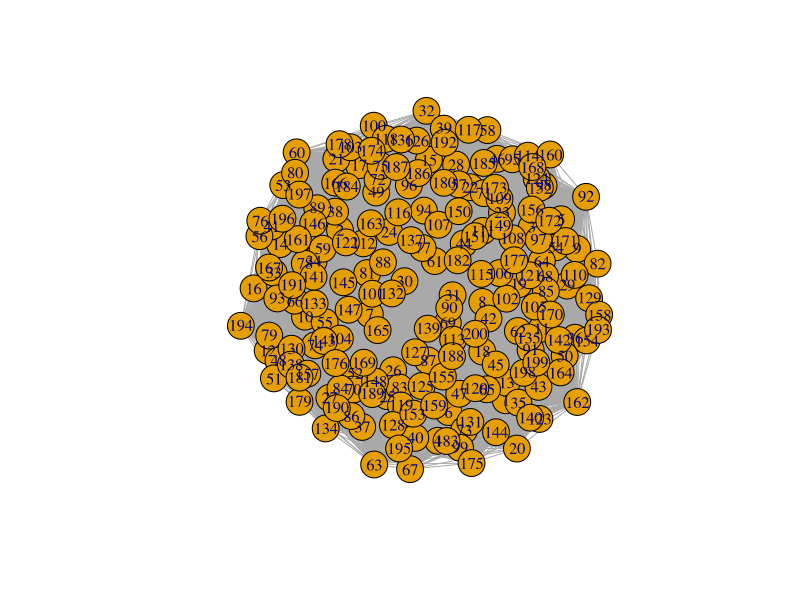
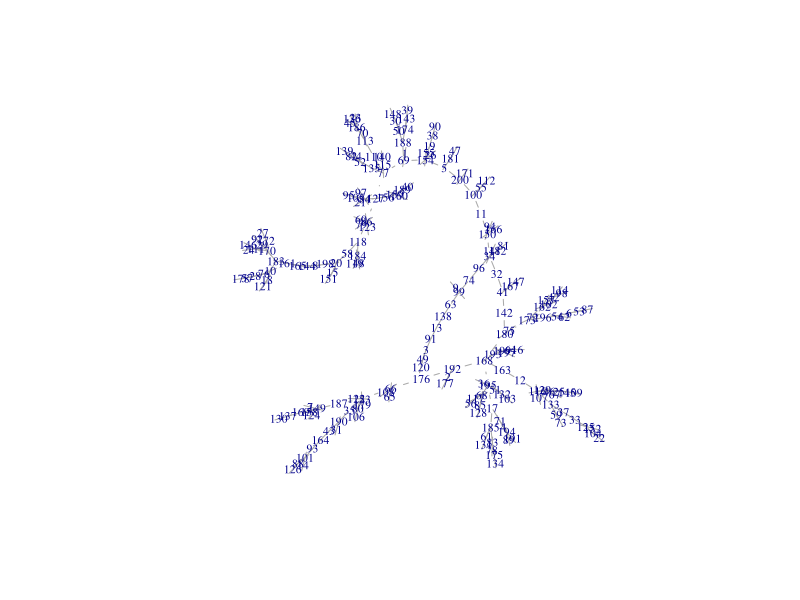

Here is the R script that generated these plots, in order:
## ---- chunk 1
M <- matrix(runif(200*200, min=0, max=100), ncol=200)
diag(M) <- 0
head (M[,1:6])
dim (M)
## ---- chunk 2
library (igraph)
## ---- chunk 3
g <- graph.adjacency(M, mode="undirected" , weighted = TRUE)
## ---- chunk 4
plot (g)
## ---- chunk 5
M <- -M
head (M[,1:6])
## ---- chunk 6
g <- graph.adjacency(M, mode="undirected" , weighted = TRUE)
## ---- chunk 7
MST <- minimum.spanning.tree(g)
## ---- chunk 8
plot (MST, vertex.shape="none", vertex.label.cex=.7)
## ---- chunk 9
A <- get.adjacency(MST, sparse = F)
## ---- chunk 10
head(A)
## ---- chunk 11
write.graph(MST,file="g.gml", format="gml")
## ---- chunk 12
write.csv(A, file="Adyacentes.csv")
